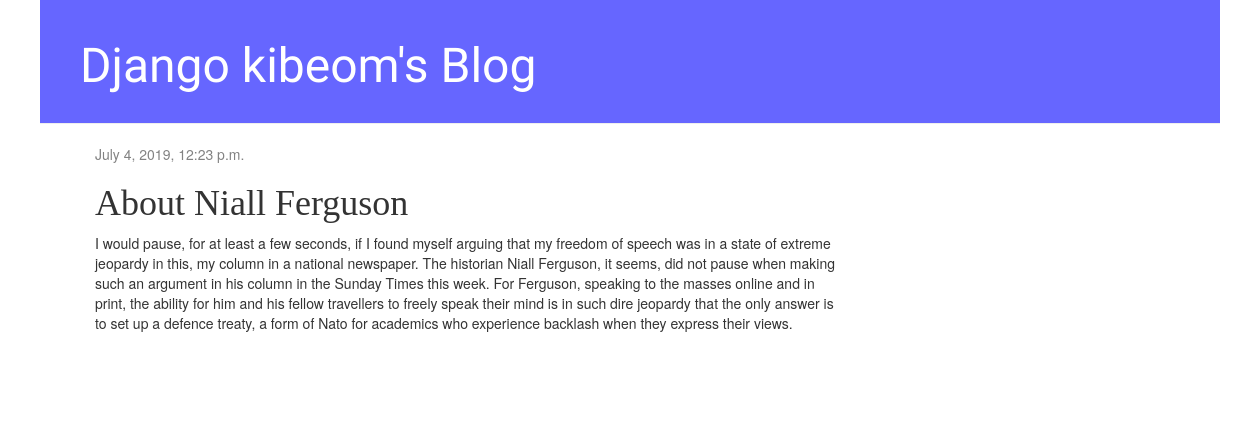
The app's page /post/2/ with its own data.
### blog/models.py (models this page shows, shortened)
class Post(models.Model):
    author = models.ForeignKey(
        'auth.User', on_delete = models.CASCADE)
    title = models.CharField(max_length=200)
    text = models.TextField()
    created_date = models.DateTimeField(default=timezone.now)
    published_date = models.DateTimeField(blank=True, null=True)

### blog/views.py (the view)
# urls.py: path('post/<int:pk>/', views.post_detail, name='post_detail'),
def post_detail(request, pk):
    post = get_object_or_404(Post, pk=pk)
    return render(request, 'blog/post_detail.html',
                  {'post': post})

### blog/templates/blog/post_detail.html (shortened to what this page needs)
{% extends 'blog/base.html' %}
{% block content %}
    <div class="post">
        {% if post.published_date %}
            <div class="date">
               <p>{{ post.published_date }}</p>
            </div>
        {% endif %}
        <h1>{{ post.title }}</h1>
        <p>{{ post.text|linebreaksbr }}</p>
    </div>
{% endblock %}

### blog/static/css/blog.css (style rules this page uses)
body { padding-left: 40px; padding-right: 40px; }
h1, h2, h3, h4 { font-family: 'Lobster', cursive; }
.date { color: #828282; }
.post { margin-bottom: 70px; }

### records on screen
Post: published_date "July 4, 2019, 12:23 p.m.", title "About Niall Ferguson", text "I would pause, for at least a few seconds, if I found myself arguing that my freedom of speech was in a state of extreme jeopardy in this, my column in a national newspaper. The historian Niall Ferguson, it seems, did not pause when making such an argument in his column in the Sunday Times this week. For Ferguson, speaking to the masses online and in print, the ability for him and his fellow travellers to freely speak their mind is in such dire jeopardy that the only answer is to set up a defence treaty, a form of Nato for academics who experience backlash when they express their views."
